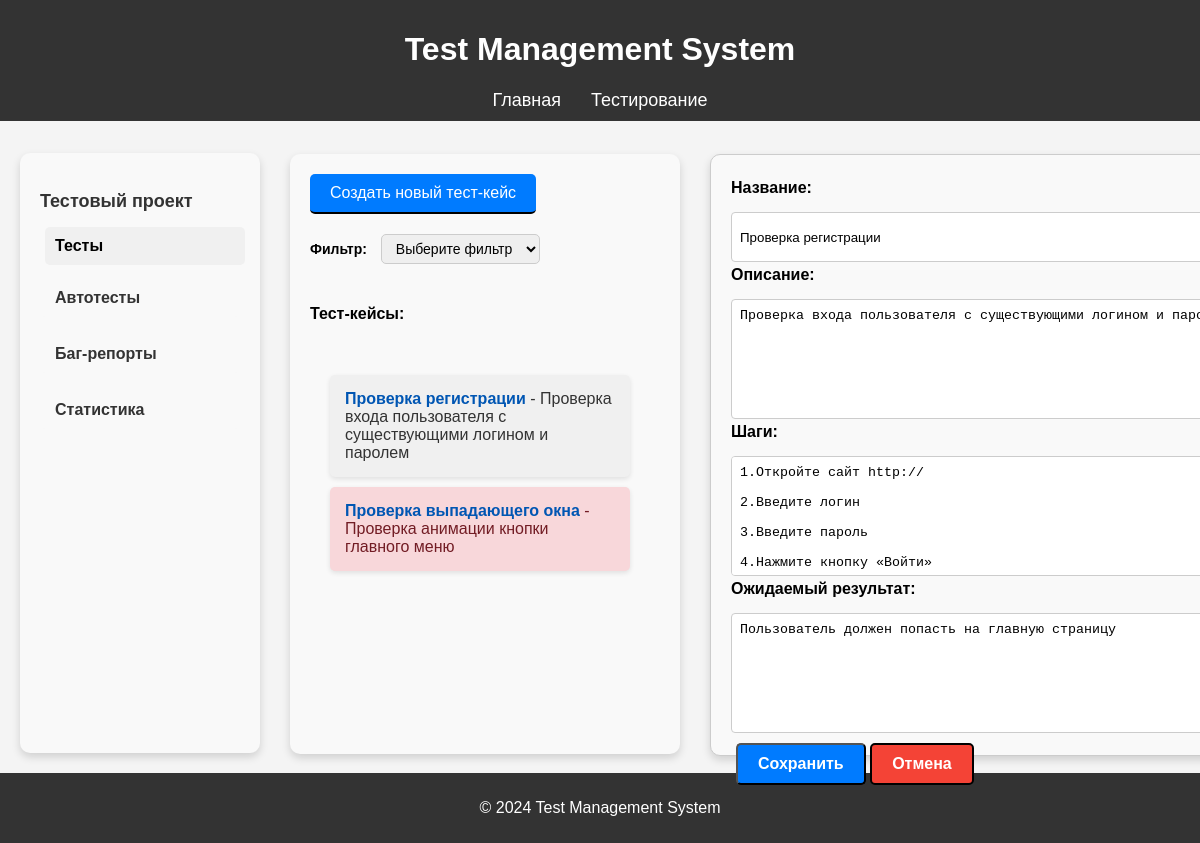
Screenshot of /testing/test_case/37/edit/ with the database file from the repository.
### testing/models.py (models this page shows, shortened)
class TestCase(models.Model):
    STATUS_CHOICES = [
        ('not_tested', 'Не проверен'),
        ('passed', 'Пройден'),
        ('failed', 'Провален'),
    ]
    name = models.CharField(max_length=200)
    description = models.TextField()
    steps = models.TextField()
    expected_result = models.TextField()
    created_at = models.DateTimeField(default=timezone.now)
    updated_at = models.DateTimeField(auto_now=True)
    status = models.CharField(max_length=20, choices=STATUS_CHOICES, default='not_tested')

### testing/views.py (the view)
# urls.py: path('test_case/<int:case_id>/edit/', edit_test_case, name='edit_test_case'),
def edit_test_case(request, case_id):
    case = get_object_or_404(TestCase, id=case_id)
    cases = TestCase.objects.all()
    if request.method == 'POST':
        form = TestCaseForm(request.POST, instance=case)
        if form.is_valid():
            form.save()
            return redirect(reverse('testing:test_case_details', kwargs={'id': case.id}))
    else:
        form = TestCaseForm(instance=case)
    return render(request, 'testing/edit_test_case.html', {'form': form, 'case': case,'cases': cases})

### testing/forms.py
class TestCaseForm(forms.ModelForm):
    class Meta:
        model = TestCase
        fields = ['name', 'description', 'steps', 'expected_result']
        widgets = {
            'name': forms.TextInput(attrs={'class': 'form-control'}),
            'description': forms.Textarea(attrs={'class': 'form-control'}),
            'steps': forms.Textarea(attrs={'class': 'form-control'}),
            'expected_result': forms.Textarea(attrs={'class': 'form-control'}),
        }

### testing/templates/testing/edit_test_case.html (shortened to what this page needs)
{% extends 'testing/base.html' %}
{% load static %}
{% block content %}
{% include 'testing/sidebar_content.html' %}
<div class="manual-tests-container">
    <a href="{% url 'testing:create_test_case' %}" class="create-test-case-button">Создать новый тест-кейс</a>
    {% include 'testing/filterform.html' %}
    <h4>Тест-кейсы:</h4>
    <div class="created-test-cases">
        {% for case in cases %}
        <a href="{% url 'testing:test_case_details' case.id %}" class="test-case-link">
            <div class="test-case-item {% if case.status == 'not_tested' %}not-tested{% elif case.status == 'passed' %}passed{% elif case.status == 'failed' %}failed{% endif %}">
                <strong>{{ case.name }}</strong> - {{ case.description }}
            </div>
        </a>
        {% endfor %}
    </div>
    <div class="edit-test-case-container">
        <div class="form-container">
            <form method="post" class="test-case-form">
                <div class="form-group">
                    <label for="{{ form.name.id_for_label }}">Название:</label>
                    {{ form.name }}
                </div>
                <div class="form-group">
                    <label for="{{ form.description.id_for_label }}">Описание:</label>
                    {{ form.description }}
                </div>
                <div class="form-group">
                    <label for="{{ form.steps.id_for_label }}">Шаги:</label>
                    {{ form.steps }}
                </div>
                <div class="form-group">
                    <label for="{{ form.expected_result.id_for_label }}">Ожидаемый результат:</label>
                    {{ form.expected_result }}
                </div>
                <button type="submit" class="save-button">Сохранить</button>
                <a href="{% url 'testing:test_case_details' case.id %}" class="cancel-button">Отмена</a>
            </form>
        </div>
    </div>
{% endblock %}

### testing/static/css/style.css (style rules this page uses)
html, body { height: 100%; margin: 0; padding: 0; display: flex; flex-direction: column; font-family: Arial, sans-serif; background-color: #f4f4f4; }
a { color: #06c; }
.form-container { max-width: 700px; margin: 20px auto; padding: 20px; background: #f9f9f9; border: 1px solid #ccc; position: absolute; top: 0; margin-top: 0px; margin-left: 400px; height: 70vh; padding-right: 260px; border-radius: 10px; box-shadow: 0 4px 8px rgba(0, 0, 0, 0.15); }
.manual-tests-container { display: flex; flex-direction: column; align-items: flex-start; width: 350px; padding: 20px; margin-left: 250px; height: 70vh; background-color: #f9f9f9; position: absolute; top: 0; margin-top: 154px; border-radius: 10px; box-shadow: 0 4px 8px rgba(0, 0, 0, 0.15); }
.create-test-case-button { padding: 10px 20px; background-color: #007bff; color: white; border: none; cursor: pointer; text-decoration: none; border-radius: 5px; margin-right: 100px; border-bottom: 2px solid #000000; }
.form-group { margin-top: 4px; }
.form-group label { display: block; margin-bottom: 5px; font-weight: bold; }
.form-group input { width: 100%; padding: 8px; border: 1px solid #ccc; border-radius: 4px; margin-right: 600px; margin-top: 10px; height: 50px; }
.form-group textarea { width: 100%; padding: 8px; border: 1px solid #ccc; border-radius: 4px; margin-right: 600px; margin-top: 10px; height: 120px; }
.test-case-link { display: block; text-decoration: none; margin: 10px 0; }
.test-case-item { padding: 15px; background-color: #ffffff; border-radius: 5px; box-shadow: 0 2px 5px rgba(0, 0, 0, 0.1); transition: background-color 0.3s, color 0.3s; direction: ltr; width: 270px; word-wrap: break-word; }
.test-case-item strong { font-size: 16px; color: #0056b3; }
.created-test-cases { padding: 20px; max-height: 70vh; overflow-y: auto; direction: rtl; }
form button { margin-top: 470px; }
.not-tested { background-color: #f0f0f0; color: #333; }
.failed { background-color: #f8d7da; color: #721c24; }
form { margin-bottom: 20px; }
form button { margin-top: 10px; }
button, .cancel-button { display: inline-block; padding: 10px 20px; font-size: 16px; font-weight: bold; text-align: center; text-decoration: none; border-radius: 5px; transition: background-color 0.3s ease, color 0.3s ease, box-shadow 0.3s ease; cursor: pointer; margin: 5px; margin-right: -5px; }
.save-button { background-color: #007bff; color: white; border-bottom: 2px solid #000000; }
.cancel-button { background-color: #f44336; color: white; border: 2px solid #000000; }

### testing/static/css/checkstyle.css (style rules this page uses)
.not-tested { background-color: #f0f0f0; color: #333; }
.failed { background-color: #f8d7da; color: #721c24; }

### rows the page displays
TestCase: name "Проверка регистрации", description "Проверка входа пользователя с существующими логином и паролем", steps "1.Откройте сайт http:// 2.Введите логин 3.Введите пароль 4.Нажмите кнопку «Войти»", expected_result "Пользователь должен попасть на главную страницу"
TestCase: name "Проверка выпадающего окна", description "Проверка анимации кнопки главного меню"
